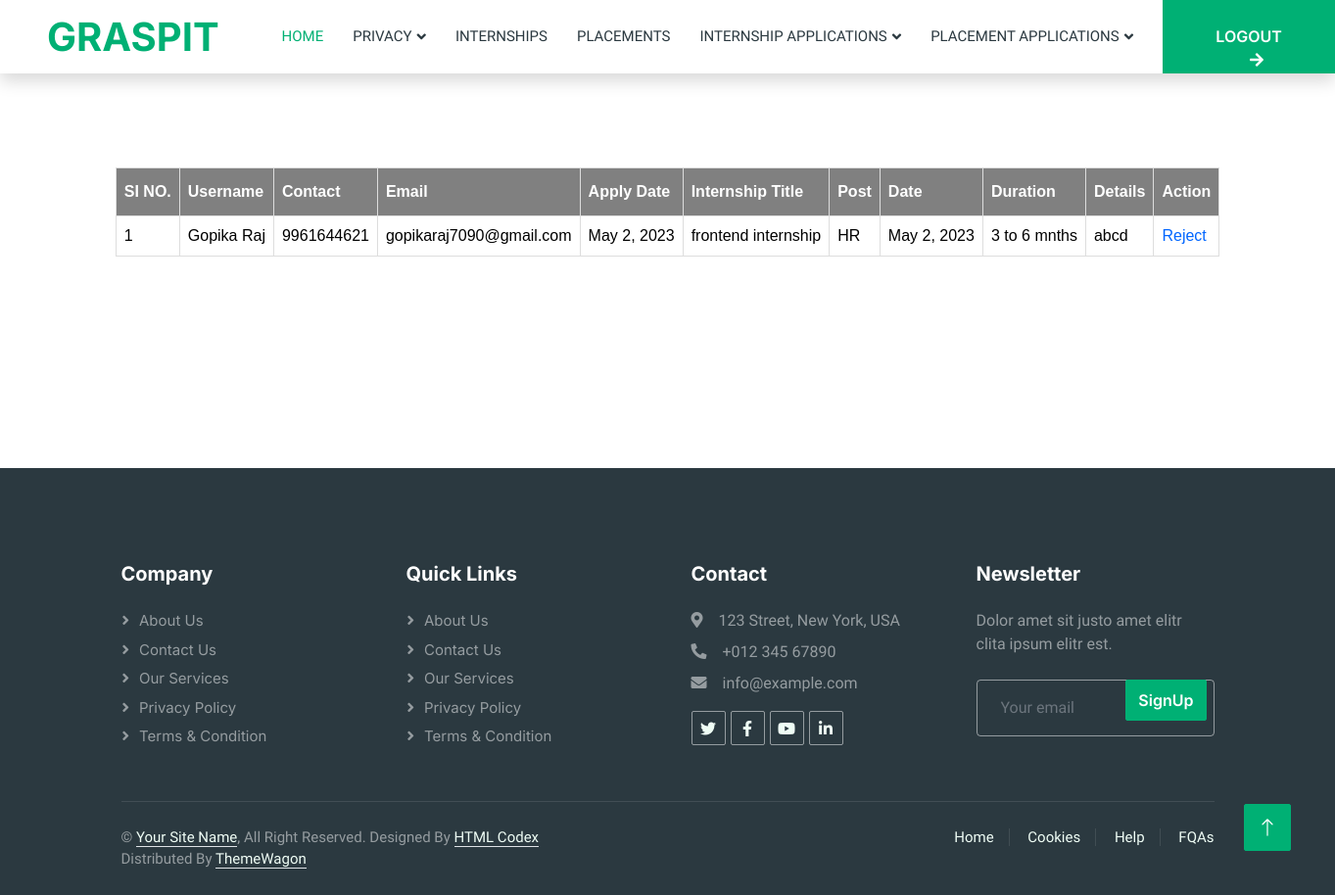
The app's page /WCompany/acceptedinternshipapplications/ (signed in) with its own data.
### User/models.py (models this page shows)
class Internship_Apply(models.Model):
    apply_date=models.DateField(auto_now=True)
    internship=models.ForeignKey(tbl_internship,on_delete=models.SET_NULL,null=True)
    user=models.ForeignKey(UserRegistration,on_delete=models.SET_NULL,null=True)
    intapply_sts=models.IntegerField(default=0)

### Guest/models.py (models this page shows)
class UserRegistration(models.Model):
    user_name=models.CharField(max_length=100)
    user_contact=models.CharField(max_length=100)
    user_email=models.EmailField(unique=True)
    user_gender=models.CharField(max_length=100)
    user_address=models.TextField(null=True)
    user_course=models.ForeignKey(Course,on_delete=models.SET_NULL,null=True)
    user_photo=models.FileField(upload_to='userdocs/')
    user_proof=models.FileField(upload_to='userdocs/')
    user_password=models.CharField(max_length=100,unique=True)
    place=models.ForeignKey(Place,on_delete=models.CASCADE)
    user_doj=models.DateField(auto_now=True)
    user_graduation=models.CharField(max_length=50)
    user_vsts=models.IntegerField(default=0)

### Company/models.py (models this page shows)
class tbl_internship(models.Model):
    int_title=models.CharField(max_length=50)
    int_post=models.CharField(max_length=50)
    int_date=models.DateField(auto_now=True)
    int_duration=models.CharField(max_length=50)
    int_details=models.TextField(null=True)
    int_stipend=models.IntegerField(default=0)
    company=models.ForeignKey(CompanyRegistration,on_delete=models.SET_NULL,null=True)

### Company/views.py (the view)
# urls.py: path('acceptedinternshipapplications/',views.acceptedintapps,name="AcceptedInternshipApplications"),
def acceptedintapps(request):
    if 'cid' in request.session:
        cmpny=CompanyRegistration.objects.get(id=request.session['cid'])
        intapplctns=Internship_Apply.objects.filter(internship__company=cmpny,intapply_sts=1)
        return render(request,"Company/AcceptedInternship.html",{'IntApplctn':intapplctns})
    else:
        return redirect('webguest:Home')

### Company/Templates/Company/AcceptedInternship.html (shortened to what this page needs)
{% extends 'Company/Head.html' %}
{% load static %}
{% block content %}
<!DOCTYPE html>
<html lang="en">
<head>
</head>
<body>
    <br><br><br><br>
<div id="tab" align="center">
    <table align="center" border="1">
        <tr>
            <th>SI NO.</th>
            <th>Username</th>
            <th>Contact</th>
            <th>Email</th>
            <th>Apply Date</th>
            <th>Internship Title</th>
            <th>Post</th>
            <th>Date</th>
            <th>Duration</th>
            <th>Details</th>
            <th>Action</th>
        </tr>
        {% for i in IntApplctn %}
        <tr>
            <td>{{ forloop.counter }}</td>
            <td>{{i.user.user_name}}</td>
            <td>{{i.user.user_contact}}</td>
            <td>{{i.user.user_email}}</td>
            <td>{{i.apply_date}}</td>
            <td>{{i.internship.int_title}}</td>
            <td>{{i.internship.int_post}}</td>
            <td>{{i.internship.int_date}}</td>
            <td>{{i.internship.int_duration}}</td>
            <td>{{i.internship.int_details}}</td>
            <td>
                <a href="{% url 'webcompany:reject_internship' i.id %}">Reject</a>
            </td>
        </tr>
        {% endfor %}
    </table>
</div>
</body>
</html>
<br><br><br><br><br><br><br>
{% endblock content %}

### Guest/static/Main/css/style.css (style rules this page uses)
:root { --primary: #00B074; --secondary: #2B9BFF; --light: #EFFDF5; --dark: #2B3940; }

### Guest/static/form.css (style rules this page uses)
#tab { font-family: "Trebuchet MS", Arial, Helvetica, sans-serif; border-collapse: collapse; width: 100%; }
#tab td, #tab th { border: 1px solid #ddd; padding: 8px; color: black; }
#tab a { color:#06F; }
#tab th { padding-top: 12px; padding-bottom: 12px; text-align: left; background-color: gray; color: white; }

### records on screen
Internship_Apply: user.user_name "Gopika Raj", user.user_contact "9961644621", user.user_email "gopikaraj7090@gmail.com", apply_date "May 2, 2023", internship.int_title "frontend internship", internship.int_post "HR", internship.int_date "May 2, 2023", internship.int_duration "3 to 6 mnths", internship.int_details "abcd"
